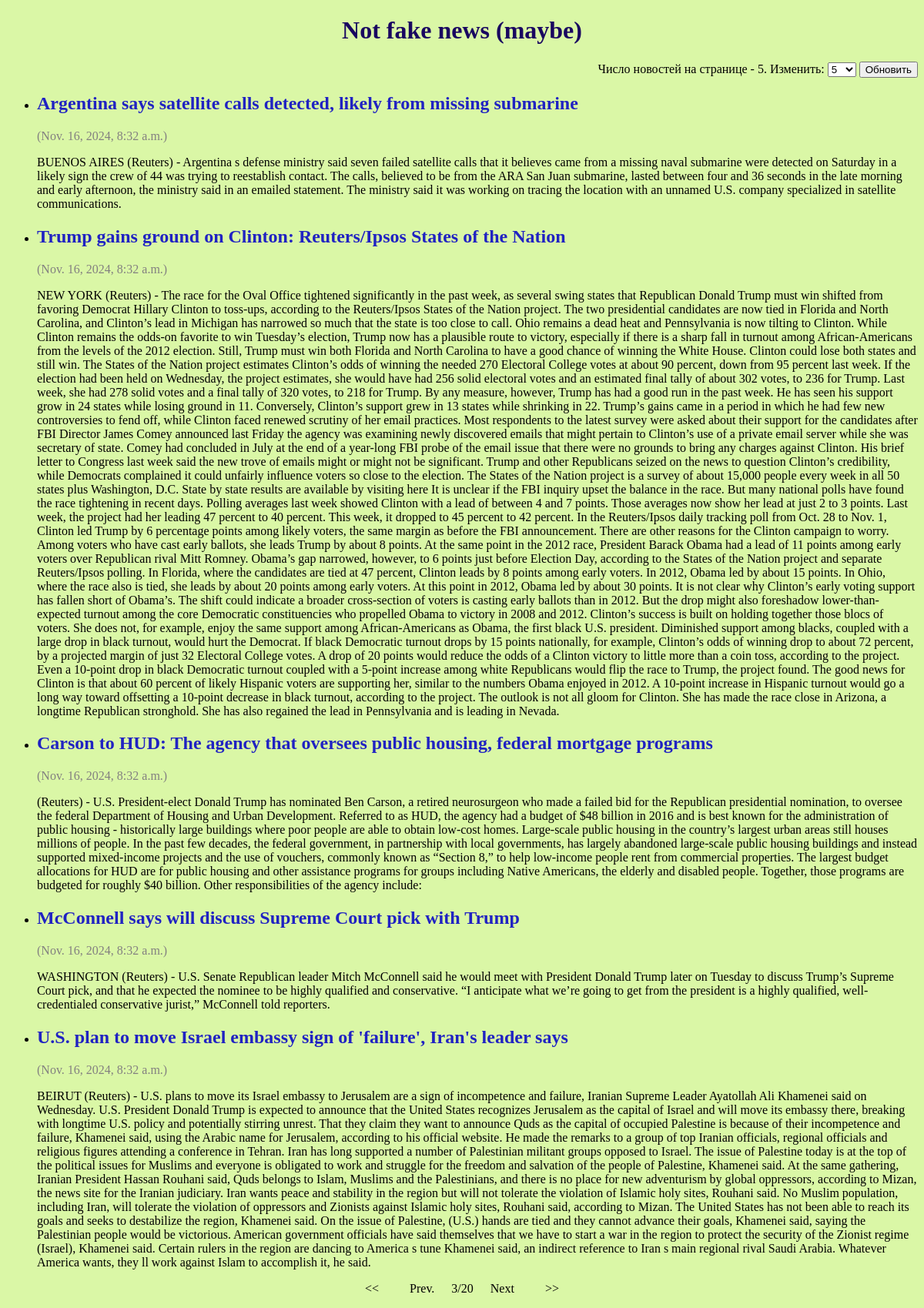
Screenshot of /?page=3&posts_per_page=5 with the database file from the repository.
### news/models.py (models this page shows, shortened)
class Post(models.Model):
    title = models.CharField(max_length=250)
    text = models.TextField()
    created_at = models.DateTimeField(auto_now_add=True)

### news/views.py (the view)
# urls.py: path('', post_list)
def post_list(request):
    posts = Post.objects.all().order_by('created_at')
    posts_per_page = request.GET.get("posts_per_page")
    if posts_per_page:
        paginator = Paginator(posts, posts_per_page)
    else:
        paginator = Paginator(posts, 5)  # 5 постов на странице
        posts_per_page = 5
    page_number = request.GET.get('page')
    page_posts = paginator.get_page(page_number)
    return render(
        request,
        'post_list.html',
        {'page_posts': page_posts, 'paginator': paginator, 'posts_per_page': posts_per_page}
    )

### templates/post_list.html (shortened to what this page needs)
{% load static %}
<!DOCTYPE html>
<html lang="en">
<head>
    <link rel="stylesheet" type="text/css" href="{% static 'style.css' %}">
</head>
<body>
{% block content %}
    <h1 align="center">Not fake news (maybe)</h1>
    <form>
        <p align="right">Число новостей на странице - {{ posts_per_page }}. Изменить: <select name="posts_per_page">
            <option value=5>5</option>
        </select> <input type="submit" value="Обновить"></p>
    </form>
    <ul>
        {% for post in page_posts %}
            <li>
                <h2 style="color:#2022c2">{{ post.title }}</h2>
                <p style="color:#838080">({{ post.created_at }})</p>
                <p>{{ post.text }}</p>
            </li>
        {% empty %}
            <p>Нет постов.</p>
        {% endfor %}
    </ul>
    <div class="pagination_section">
        <p align="center">
            {% if page_posts.has_previous %}
                <a href="?page=1&posts_per_page="><<</a>
                <a href="?page={{ page_posts.previous_page_number }}&posts_per_page={{ posts_per_page }}">Prev.</a>
            {% endif %}
            {{ page_posts.number }}/{{ paginator.num_pages }}
            {% if page_posts.has_next %}
                <a href="?page={{ page_posts.next_page_number }}&posts_per_page={{ posts_per_page }}">Next</a>
                <a href="?page={{ paginator.num_pages }}&posts_per_page={{ posts_per_page }}">>></a>
            {% endif %}
        </p>
    </div>
{% endblock %}

### static/style.css (style rules this page uses)
h1 { color: #190660; }
body { background-color: #DAF7A6; }
.pagination_section { position: relative; }
.pagination_section a { color: black; padding: 10px 18px; text-decoration: none; }

### rows the page displays
Post: title "Argentina says satellite calls detected, likely from missing submarine", created_at "Nov. 16, 2024, 8:32 a.m.", text "BUENOS AIRES (Reuters) - Argentina s defense ministry said seven failed satellite calls that it believes came from a missing naval submarine were detected on Saturday in a likely sign the crew of 44 was trying to reestablish contact. The calls, believed to be from the ARA San Juan submarine, lasted between four and 36 seconds in the late morning and early afternoon, the ministry said in an emailed statement. The ministry said it was working on tracing the location with an unnamed U.S. company specialized in satellite communications."
Post: title "Trump gains ground on Clinton: Reuters/Ipsos States of the Nation", created_at "Nov. 16, 2024, 8:32 a.m.", text "NEW YORK (Reuters) - The race for the Oval Office tightened significantly in the past week, as several swing states that Republican Donald Trump must win shifted from favoring Democrat Hillary Clinton to toss-ups, according to the Reuters/Ipsos States of the Nation project. The two presidential candidates are now tied in Florida and North Carolina, and Clinton’s lead in Michigan has narrowed so much that the state is too close to call. Ohio remains a dead heat and Pennsylvania is now tilting to Clinton. While Clinton remains the odds-on favorite to win Tuesday’s election, Trump now has a plausible route to victory, especially if there is a sharp fall in turnout among African-Americans from…"
Post: title "Carson to HUD: The agency that oversees public housing, federal mortgage programs", created_at "Nov. 16, 2024, 8:32 a.m.", text "(Reuters) - U.S. President-elect Donald Trump has nominated Ben Carson, a retired neurosurgeon who made a failed bid for the Republican presidential nomination, to oversee the federal Department of Housing and Urban Development. Referred to as HUD, the agency had a budget of $48 billion in 2016 and is best known for the administration of public housing - historically large buildings where poor people are able to obtain low-cost homes. Large-scale public housing in the country’s largest urban areas still houses millions of people. In the past few decades, the federal government, in partnership with local governments, has largely abandoned large-scale public housing buildings and instead…"
Post: title "McConnell says will discuss Supreme Court pick with Trump", created_at "Nov. 16, 2024, 8:32 a.m.", text "WASHINGTON (Reuters) - U.S. Senate Republican leader Mitch McConnell said he would meet with President Donald Trump later on Tuesday to discuss Trump’s Supreme Court pick, and that he expected the nominee to be highly qualified and conservative. “I anticipate what we’re going to get from the president is a highly qualified, well-credentialed conservative jurist,” McConnell told reporters."
Post: title "U.S. plan to move Israel embassy sign of 'failure', Iran's leader says", created_at "Nov. 16, 2024, 8:32 a.m.", text "BEIRUT (Reuters) - U.S. plans to move its Israel embassy to Jerusalem are a sign of incompetence and failure, Iranian Supreme Leader Ayatollah Ali Khamenei said on Wednesday. U.S. President Donald Trump is expected to announce that the United States recognizes Jerusalem as the capital of Israel and will move its embassy there, breaking with longtime U.S. policy and potentially stirring unrest. That they claim they want to announce Quds as the capital of occupied Palestine is because of their incompetence and failure, Khamenei said, using the Arabic name for Jerusalem, according to his official website. He made the remarks to a group of top Iranian officials, regional officials and religious…"

### other values shown
{{ posts_per_page }} "5"
{{ page_posts.number }} "3"
{{ paginator.num_pages }} "20"
